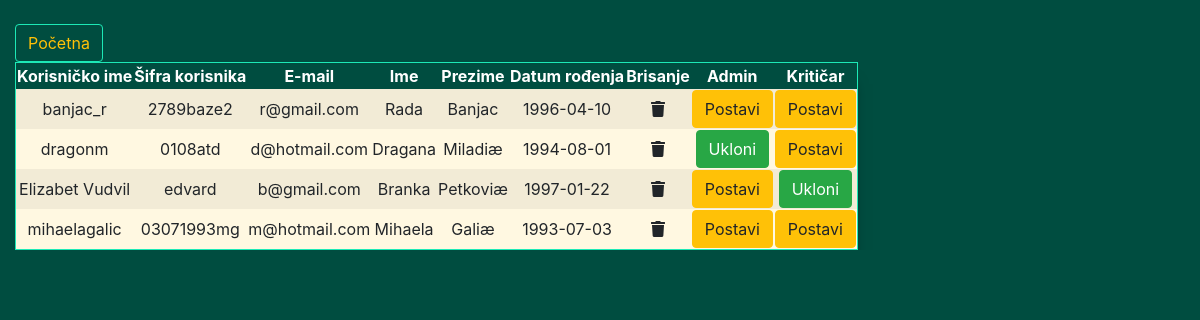
/showUsers.php, run on the app's committed database.
### tables this page shows
CREATE TABLE IF NOT EXISTS `korisnik` (
  `korisnickoIme` VARCHAR(30) NOT NULL,
  `sifraKorisnika` VARCHAR(30) NOT NULL,
  `mail` VARCHAR(255) NOT NULL,
  `ime` VARCHAR(30) NOT NULL,
  `prezime` VARCHAR(30) NOT NULL,
  `datumRodjenja` DATE NULL,
  PRIMARY KEY (`korisnickoIme`),
  UNIQUE INDEX `mail_UNIQUE` (`mail` ASC));

### showUsers.php (the view, shortened to what this page needs)
<!DOCTYPE html>
<html>
    <head>
        <?php
        require ('bootstrap.php');
        require ('connect.php');
        ?>
    </head>
    <body>
        <div class = "container-fluid" style = "background-color: #004d40; height: 100vh; overflow: auto;">
            <br>
            <a href = "home.php?korisnickoIme=<?php print $_GET['korisnickoIme']; ?>" class = "btn text-warning float-left" role = "button" style ="background-color: #004d40; border:0.5px solid #1de9b6;"> Početna </a>
            <?php
            $upit1 = mysqli_query ($con, 'select * from korisnik');
            if ($upit1 && mysqli_num_rows ($upit1) > 0)
            {
            ?>
                <br>
                <div class = "table-responsive">
                    <table class = "table-striped" style = "text-align:center; background-color: #fff8e1; border: 1.5px solid #1de9b6; box-shadow: 0px 16px 14px -6px rgba(0,0,0,.5);">
                        <thead class = "thead text-white" style = "background-color: #004d40;">
                            <tr>
                                <th> Korisničko ime </th>
                                <th> Šifra korisnika </th>
                                <th> E-mail </th>
                                <th> Ime </th>
                                <th> Prezime </th>
                                <th> Datum rođenja </th>
                                <th> Brisanje </th>
                                <th> Admin </th>
                                <th> Kritičar </th>
                            </tr>
                        </thead>
                        <tbody>
                            <?php
                            while ($vrsta = mysqli_fetch_array ($upit1))
                            {
                                print '<tr>';
                                for ($i = 0; $i < mysqli_num_fields ($upit1); $i++)
                                    print '<td>'.$vrsta[$i].'</td>';
                                $admin = 0;
                                $kriticar = 0;
                                if (mysqli_num_rows (mysqli_query ($con,"SELECT korisnik_korisnickoIme FROM administrator WHERE BINARY korisnik_korisnickoIme = '{$vrsta[0]}'")) > 0)
                                    $admin = 1;
                                if (mysqli_num_rows (mysqli_query ($con,"SELECT korisnik_korisnickoIme FROM kriticar WHERE BINARY korisnik_korisnickoIme = '{$vrsta[0]}'")) > 0)
                                    $kriticar = 1;
                                if ($vrsta[0] <> $_GET['korisnickoIme'])
                                {
                                    ?>
                                    <form action = "<?php print 'showUsers.php?korisnickoIme='.$_GET['korisnickoIme']; ?>" method = "POST">
                                        <td>
                                            <button class = "btn" name = "obrisiKorisnika" value = <?php print $vrsta[0]; ?> > <i class="fa fa-trash"></i> </button>
                                        </td>
                                    </form>
                                    <?php
                                }
                                else
                                    print '<td></td>';
                                if ($admin == 1)
                                {
                                    ?>
                                    <form action = "<?php print 'showUsers.php?korisnickoIme='.$_GET['korisnickoIme']; ?>" method = "POST">
                                        <td>
                                            <button type = "submit" class = "btn btn-success" name = "ukloniAdmina" value = <?php print $vrsta[0].' ';
                                                                                                                                  if ($vrsta[0] == $_GET['korisnickoIme']) print 'disabled'; ?> > Ukloni </button>
                                        </td>
                                    </form>
                                    <?php
                                }
                                else
                                {
                                    ?>
                                    <form action = "<?php print 'showUsers.php?korisnickoIme='.$_GET['korisnickoIme']; ?>" method = "POST">
                                        <td>
                                            <button type = "submit" class = "btn btn-warning" name = "postaviAdmina" value = <?php print $vrsta[0]; ?>> Postavi </button>
                                        </td>
                                    </form>
                                    <?php
                                }
                                if ($kriticar == 1)
                                {
                                    ?>
                                    <form action = "<?php print 'showUsers.php?korisnickoIme='.$_GET['korisnickoIme']; ?>" method = "POST">
                                        <td>
                                            <button type = "submit" class = "btn btn-success" name = "ukloniKriticara" value = <?php print $vrsta[0]; ?>> Ukloni </button>
                                        </td>
                                    </form>
                                    <?php
                                }
                                else
                                {
                                    ?>
                                    <form action = "<?php print 'showUsers.php?korisnickoIme='.$_GET['korisnickoIme']; ?>" method = "POST">
                                        <td>
                                            <button type = "submit" class = "btn btn-warning" name = "postaviKriticara" value = <?php print $vrsta[0]; ?>> Postavi </button>
                                        </td>
                                    </form>
                                    <?php
                                }
                                print '</tr>';
                            }
                            ?>
                        </tbody>
                    </table>
                </div>
            <?php
            }
            else
            {
                ?>
                <h5 class = "display-5 text-white"> Žao nam je, trenutno nema rezultata. </h5>
                <?php
            }
            ?>
        </div>
    </body>
</html>

### data on the page
korisnik: korisnickoIme "banjac_r", sifraKorisnika "2789baze2", mail "r@gmail.com", ime "Rada", prezime "Banjac", datumRodjenja "1996-04-10"
korisnik: korisnickoIme "dragonm", sifraKorisnika "0108atd", mail "d@hotmail.com", ime "Dragana", prezime "Miladiæ", datumRodjenja "1994-08-01"
korisnik: korisnickoIme "Elizabet Vudvil", sifraKorisnika "edvard", mail "b@gmail.com", ime "Branka", prezime "Petkoviæ", datumRodjenja "1997-01-22"
korisnik: korisnickoIme "mihaelagalic", sifraKorisnika "03071993mg", mail "m@hotmail.com", ime "Mihaela", prezime "Galiæ", datumRodjenja "1993-07-03"
